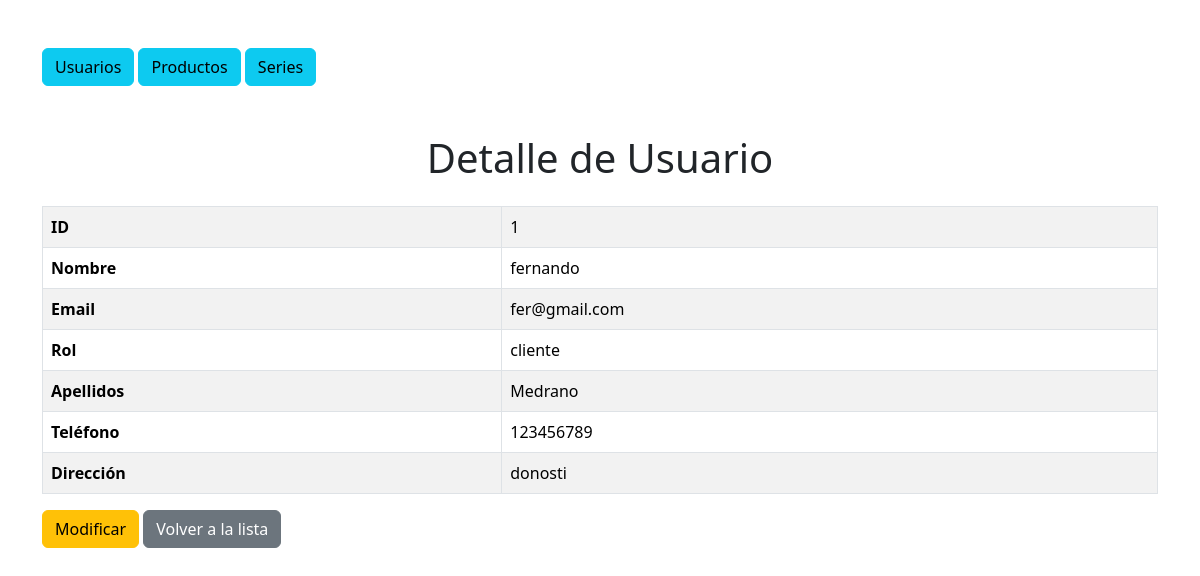
The app's page /index.php?entity=usuario&action=show&id=1 (signed in) with its own data.
### tables this page shows
CREATE TABLE perfil (
    id_usuario INT PRIMARY KEY,
    apellidos VARCHAR(100),
    telefono VARCHAR(15),
    direccion VARCHAR(200),
    FOREIGN KEY (id_usuario) REFERENCES usuario(id_usuario)
);

CREATE TABLE usuario (
    id_usuario INT AUTO_INCREMENT PRIMARY KEY,
    nombre VARCHAR(50) NOT NULL,
    email VARCHAR(100) NOT NULL UNIQUE,
    password VARCHAR(255) NOT NULL,
    rol ENUM('cliente', 'admin') NOT NULL DEFAULT 'cliente'
);

### controller/CUsuario.php (called while the page is built, shortened)
<?php
require_once 'model/MUsuario.php';
class CUsuario
{
    private $model;
    public function __construct()
    {
        $this->model = new MUsuario();
    }
    public function show($id)
    {
        $data = $this->model->getByIdUsuarioPerfil($id);
        require __DIR__ . '/../view/VUsuarioShow.php';
    }
}

### index.php (called while the page is built)
<?php
    require_once __DIR__ . '/controller/Controller.php';
?>

### db/db.php (called while the page is built)
<?php
    class Db{
        public static function getConexion(){
            $conexion=new mysqli("localhost", "root", "", "manga_ancha");
            $conexion->query("SET NAMES 'utf8'");
            return $conexion;
        }
    }
?>

### model/MUsuario.php (called while the page is built, shortened)
<?php
class MUsuario {
    private $conexion;
    public function __construct()
    {
        $this->conexion = Db::getConexion();
    }
    public function getByIdUsuarioPerfil($id) {
        $sql = "SELECT U.id_usuario, U.nombre, P.apellidos, U.email, P.telefono, P.direccion, U.rol
                FROM USUARIO AS U
                JOIN PERFIL AS P ON U.id_usuario = P.id_usuario
                WHERE U.id_usuario = ?;";
        $sentencia = $this->conexion->prepare($sql);
        $sentencia->bind_param("i", $id);
        $sentencia->execute();
        $resultado = $sentencia->get_result();
        return $resultado->fetch_assoc();
    }
}
?>

### view/VUsuarioShow.php (the view, shortened to what this page needs)
<!DOCTYPE html>
<html lang="es">
<head>
    <link href="https://cdn.jsdelivr.net/npm/bootstrap@5.3.1/dist/css/bootstrap.min.css" rel="stylesheet">
</head>
<body>
<div class="container mt-5">
    <a href="index.php?entity=usuario&action=index" class="btn btn-info">Usuarios</a>
    <a href="index.php?entity=producto&action=index" class="btn btn-info">Productos</a>
    <a href="index.php?entity=serie&action=index" class="btn btn-info">Series</a>
</div>
<div class="container mt-5">
    <h1 class="text-center mb-4">Detalle de Usuario</h1>
    <?php if ($data) { ?>
        <table class="table table-striped table-bordered">
            <tbody>
                <tr>
                    <th scope="row">ID</th>
                    <td><?php echo $data['id_usuario']; ?></td>
                </tr>
                <tr>
                    <th scope="row">Nombre</th>
                    <td><?php echo htmlspecialchars($data['nombre']); ?></td>
                </tr>
                <tr>
                    <th scope="row">Email</th>
                    <td><?php echo htmlspecialchars($data['email']); ?></td>
                </tr>
                <tr>
                    <th scope="row">Rol</th>
                    <td><?php echo htmlspecialchars($data['rol']); ?></td>
                </tr>
                <tr>
                    <th scope="row">Apellidos</th>
                    <td><?php echo htmlspecialchars($data['apellidos'] ?? ''); ?></td>
                </tr>
                <tr>
                    <th scope="row">Teléfono</th>
                    <td><?php echo htmlspecialchars($data['telefono'] ?? ''); ?></td>
                </tr>
                <tr>
                    <th scope="row">Dirección</th>
                    <td><?php echo htmlspecialchars($data['direccion'] ?? ''); ?></td>
                </tr>
            </tbody>
        </table>
        <a href="index.php?entity=usuario&action=edit&id=<?php echo $data['id_usuario']; ?>" class="btn btn-warning">Modificar</a>
        <a href="index.php?entity=usuario&action=index" class="btn btn-secondary">Volver a la lista</a>
    <?php } else { ?>
        <div class="alert alert-warning text-center">No existe ese usuario.</div>
        <div class="text-center"><a href="index.php?entity=usuario&action=index" class="btn btn-secondary">Volver a la lista</a></div>
    <?php } ?>
</div>
</body>
</html>

### records on screen
perfil: id_usuario.id_usuario "1", id_usuario.nombre "fernando", id_usuario.email "fer@gmail.com", id_usuario.rol "cliente", apellidos "Medrano", telefono "123456789", direccion "donosti"
